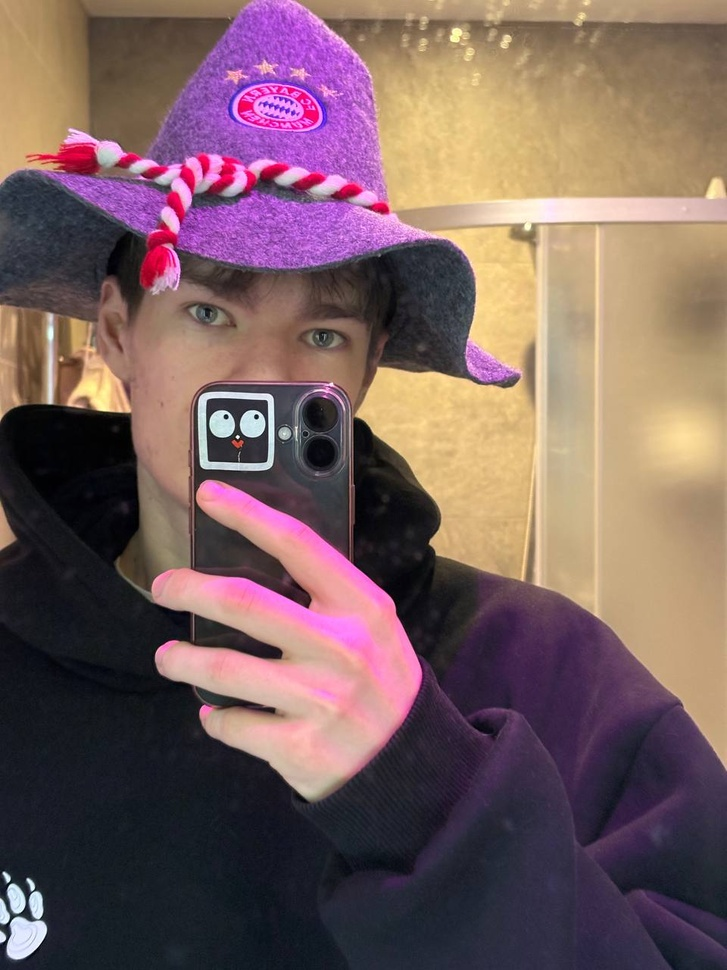
#> input picture lab2/originals/photo.jpg, 727 x 970 px, shrunk from 960 x 1280 before the run; the run also reads 1 picture not shown here
$ python main.py
#> lines starting #> are read from the running program, lines starting #| are printed output that depends on the picture
import os
import cv2
import numpy as np
import matplotlib.pyplot as plt

from typing import Any

ORIGINAL_JPG_PATH = 'originals/photo.jpg'
ORIGINAL_BMP_PATH = 'originals/photo.bmp'

class Photo:
    def __init__(self, path: str) -> None:
        self.path = path
        self.img = cv2.imread(path)
        _, self.prefix = os.path.splitext(path)

        if self.img is None:
            raise Exception(f"Couldn't find file at {path}")

        dimensions = self.img.shape
        self.height = dimensions[0]
        self.width = dimensions[1]
        self.channels = dimensions[2] if len(dimensions) == 3 else 1
        self.file_size = os.path.getsize(self.path)

    def __str__(self) -> str:
        return f"Image stats: \nHeight: {self.height}\nWidth: {self.width} \nChannels: {self.channels} \nFile size: {self.file_size}"

    def make_halftone(self) -> tuple[Any, str]:
        halftone_img = cv2.cvtColor(self.img, cv2.COLOR_BGR2GRAY)
        self.hf_img = halftone_img
        os.makedirs(f"processed/halftone/{self.prefix[1:]}", exist_ok=True)
        cv2.imwrite(f"processed/halftone/{self.prefix[1:]}/halftone{self.prefix}", halftone_img)

        return (halftone_img, f"processed/halftone/{self.prefix[1:]}/halftone{self.prefix}")

    def log_transform(self, gray_img) -> tuple[Any, str]:
        img_norm = gray_img / 255.0

        c = 255 / np.log(1 + np.max(img_norm))
        log_img = c * np.log(1 + img_norm)

        log_img = np.uint8(log_img)

        os.makedirs(f"processed/log/{self.prefix[1:]}", exist_ok=True)
        path = f"processed/log/{self.prefix[1:]}/log{self.prefix}"
        cv2.imwrite(path, log_img)

        return (log_img, path)

    def gamma_transform(self, gray_img, gamma: float) -> tuple[Any, str]:
        img_norm = gray_img / 255.0

        gamma_img = np.power(img_norm, gamma)
        gamma_img = np.uint8(gamma_img * 255)

        os.makedirs(f"processed/gamma/{self.prefix[1:]}", exist_ok=True)
        path = f"processed/gamma/{self.prefix[1:]}/gamma_{gamma}{self.prefix}"
        cv2.imwrite(path, gamma_img)

        return (gamma_img, path)

    def add_exp_noise(self, gray_img, scale: float) -> tuple[Any, str]:
        noise = np.random.exponential(scale, gray_img.shape)

        noisy_img = gray_img + noise
        noisy_img = np.clip(noisy_img, 0, 255)
        noisy_img = np.uint8(noisy_img)

        self.noise_img = noisy_img

        os.makedirs(f"processed/noise/{self.prefix[1:]}", exist_ok=True)
        path = f"processed/noise/{self.prefix[1:]}/exp_noise{self.prefix}"
        cv2.imwrite(path, noisy_img)

        return (noisy_img, path)

    def plot_histogram(self, img, title: str):
        plt.figure()
        plt.hist(img.ravel(), bins=256, range=[0,256])
        plt.title(title)
        plt.xlabel("Intensity")
        plt.ylabel("Pixels")
        plt.xlim(0, 255)
        os.makedirs(f"processed/graph/{self.prefix[1:]}", exist_ok=True)
        path = f"processed/graph/{self.prefix[1:]}/histogram.jpg"
        plt.savefig(path)

    def mean_filter(self, size: int) -> tuple[Any, str]:
        filtered = cv2.blur(self.noise_img, (size, size))

        os.makedirs(f"processed/mean_filter/{self.prefix[1:]}", exist_ok=True)
        path = f"processed/mean_filter/{self.prefix[1:]}/mean_{size}{self.prefix}"
        cv2.imwrite(path, filtered)

        return (filtered, path)

    def sharpen(self) -> tuple[Any, str]:
        matrix = np.array([[0,1,0],
                          [1,-4,1],
                          [0,1,0]])

        sharp = cv2.filter2D(self.hf_img, -1, matrix)

        os.makedirs(f"processed/sharpen/{self.prefix[1:]}", exist_ok=True)
        path = f"processed/sharpen/{self.prefix[1:]}/sharpen{self.prefix}"
        cv2.imwrite(path, sharp)

        return (sharp, path)

    def roberts(self):
        matrix_x = np.array([[1, 0],
                            [0, -1]])

        matrix_y = np.array([[0, 1],
                            [-1, 0]])

        gx = cv2.filter2D(self.hf_img, -1, matrix_x)
        gy = cv2.filter2D(self.hf_img, -1, matrix_y)

        roberts = cv2.magnitude(gx.astype(np.float32), gy.astype(np.float32))
        roberts = np.uint8(roberts)

        os.makedirs(f"processed/roberts/{self.prefix[1:]}", exist_ok=True)
        path = f"processed/roberts/{self.prefix[1:]}/roberts{self.prefix}"
        cv2.imwrite(path, roberts)
        return roberts, path

    def prewitt(self):
        matrix_x = np.array([[-1,0,1],
                            [-1,0,1],
                            [-1,0,1]])

        matrix_y = np.array([[1,1,1],
                            [0,0,0],
                            [-1,-1,-1]])

        gx = cv2.filter2D(self.hf_img, -1, matrix_x)
        gy = cv2.filter2D(self.hf_img, -1, matrix_y)

        prewitt = cv2.magnitude(gx.astype(np.float32), gy.astype(np.float32))
        prewitt = np.uint8(prewitt)

        os.makedirs(f"processed/prewitt/{self.prefix[1:]}", exist_ok=True)
        path = f"processed/prewitt/{self.prefix[1:]}/prewitt{self.prefix}"
        cv2.imwrite(path, prewitt)

        return prewitt, path

    def sobel(self):
        matrix_x = np.array([[-1, 0, 1],
                             [-2, 0, 2],
                             [-1, 0, 1]])

        matrix_y = np.array([[1, 2, 1],
                             [0, 0, 0],
                             [-1, -2, -1]])

        gx = cv2.filter2D(self.hf_img, -1, matrix_x)
        gy = cv2.filter2D(self.hf_img, -1, matrix_y)


        sobel = cv2.magnitude(gx.astype(np.float32), gy.astype(np.float32))
        sobel = np.uint8(sobel)

        os.makedirs(f"processed/sobel/{self.prefix[1:]}", exist_ok=True)
        path = f"processed/sobel/{self.prefix[1:]}/sobel{self.prefix}"
        cv2.imwrite(path, sobel)
        return sobel, path


if __name__ == "__main__":
    jpg_photo = Photo(ORIGINAL_JPG_PATH)
#> in __init__, self.img is the input picture: shape (970, 727, 3); mean B, G, R 95.3, 95.8, 121.4
    bmp_photo = Photo(ORIGINAL_BMP_PATH)

    hf_jpg, _ = jpg_photo.make_halftone()
#> in make_halftone, `halftone_img = cv2.cvtColor(self.img, cv2.COLOR_BGR2GRAY)`:
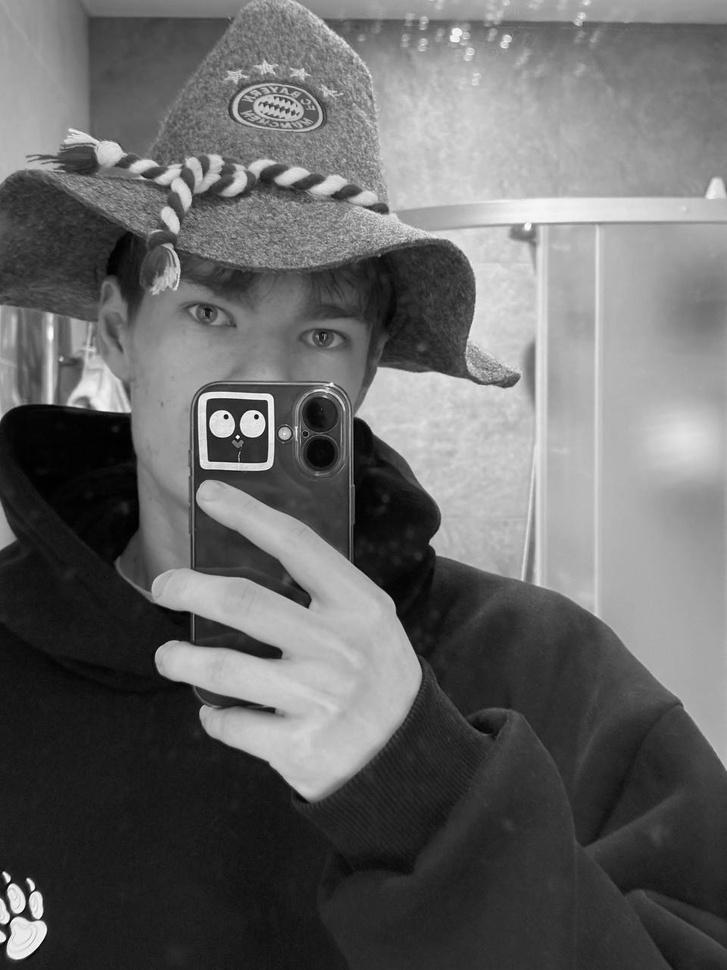
#> halftone_img: shape (970, 727); min 0, max 254, mean 103.4
    hf_bmp, _ = bmp_photo.make_halftone()

    jpg_photo.log_transform(hf_jpg)
#> in log_transform, `c = 255 / np.log(1 + np.max(img_norm))`: c = 368.9
#> in log_transform, `log_img = c * np.log(1 + img_norm)`:
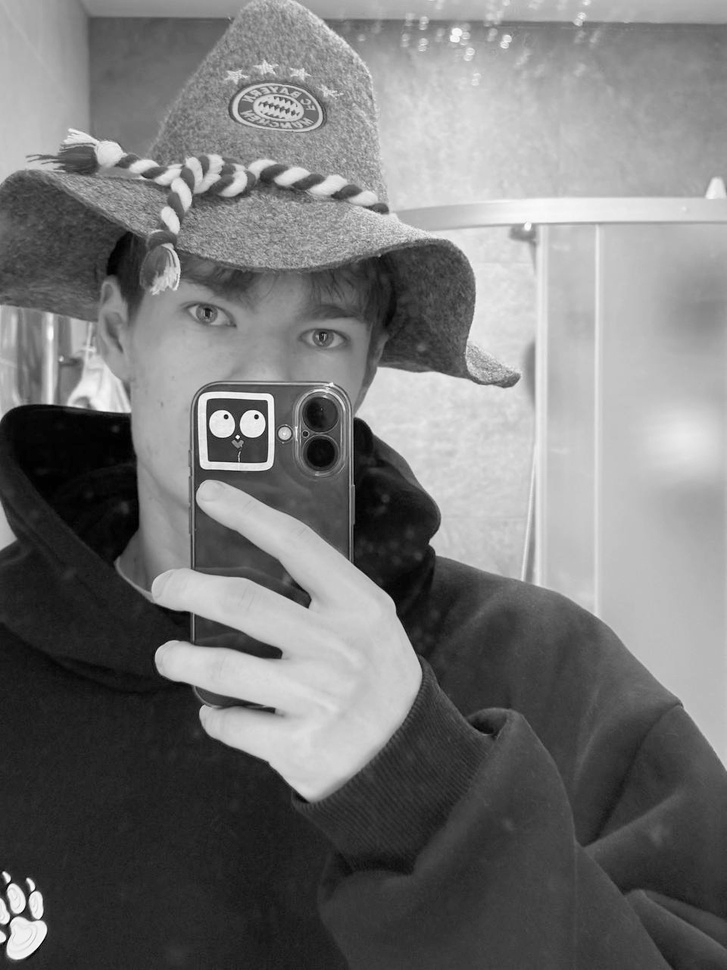
#> log_img: shape (970, 727) float64; min 0, max 255, mean 119.1
    bmp_photo.log_transform(hf_bmp)

    for gamma in [0.1, 0.45, 5]:
        bmp_photo.gamma_transform(hf_bmp, gamma)
        jpg_photo.gamma_transform(hf_jpg, gamma)
#> this loop made 3 passes
#> pass 1, in gamma_transform, `gamma_img = np.power(img_norm, gamma)`:
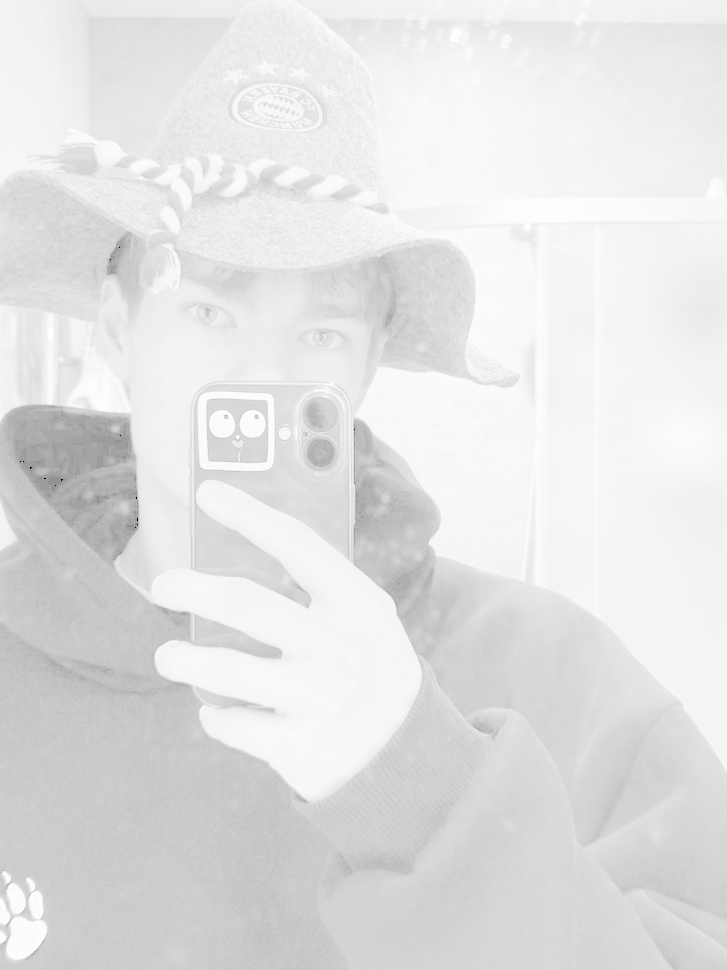
#> gamma_img: shape (970, 727) float64; min 0, max 1, mean 0.889

    # Доп задание
    # gamma01, _ = bmp_photo.gamma_transform(bmp_photo.hf_img.astype(np.float32), 0.1)
    # gamma10, _ = bmp_photo.gamma_transform(gamma01, 10)

    noise_jpg, _ = jpg_photo.add_exp_noise(hf_jpg, 20)
#> in add_exp_noise, `noisy_img = gray_img + noise`:
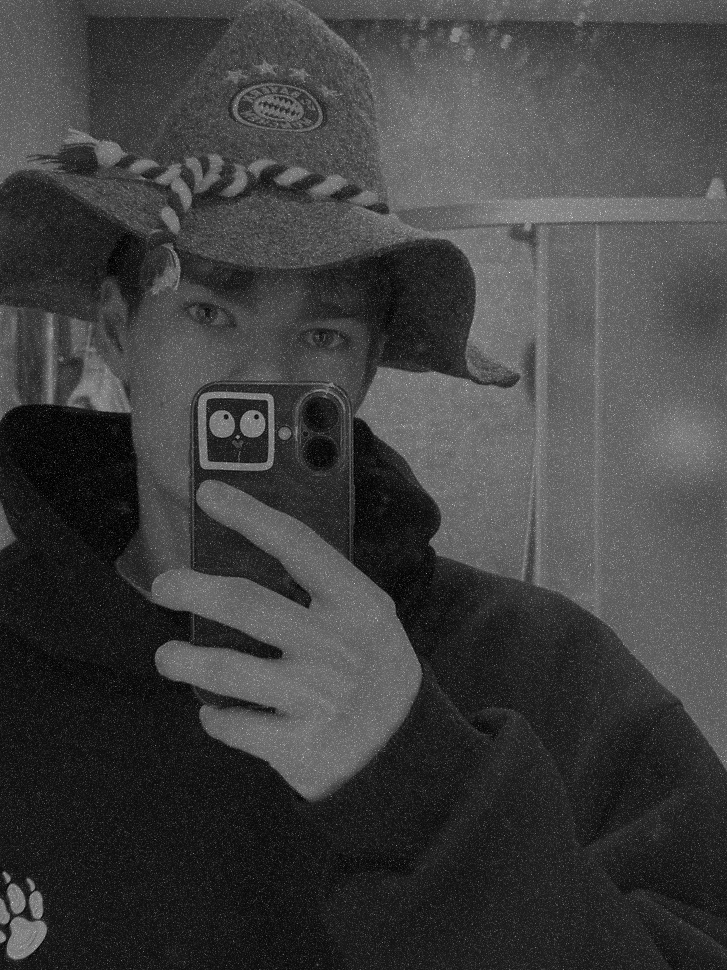
#> noisy_img: shape (970, 727) float64; min 1.02, max 487.6, mean 123.4; drawn with min black and max white
    noise_bmp, _ = bmp_photo.add_exp_noise(hf_bmp, 20)

    jpg_photo.plot_histogram(noise_jpg, 'Halftone + Noise image histogram')
    bmp_photo.plot_histogram(hf_bmp, 'Halftone image histogram')
#> call 2 of plot_histogram, with title = 'Halftone image histogram'
#> in plot_histogram (call 2), `plt.savefig(path)`:
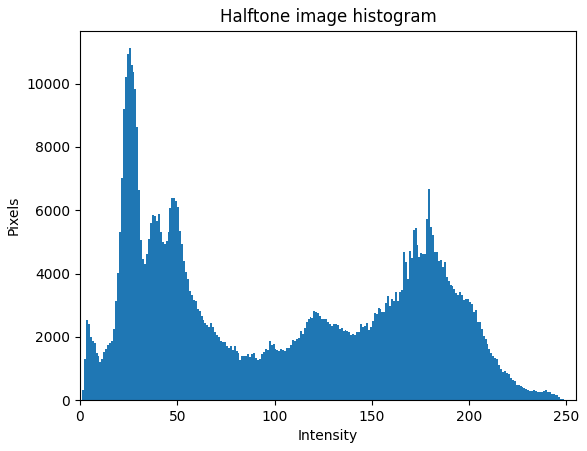
#> figure drawn by matplotlib, 1 panel; tallest bar 11121 high, from x = 25 to 26

    for k in [1, 3, 9, 15]:
        jpg_photo.mean_filter(k)
        bmp_photo.mean_filter(k)

    jpg_photo.sharpen()
    bmp_photo.sharpen()

    bmp_photo.roberts()
    bmp_photo.prewitt()
#> in prewitt, `gy = cv2.filter2D(self.hf_img, -1, matrix_y)`:
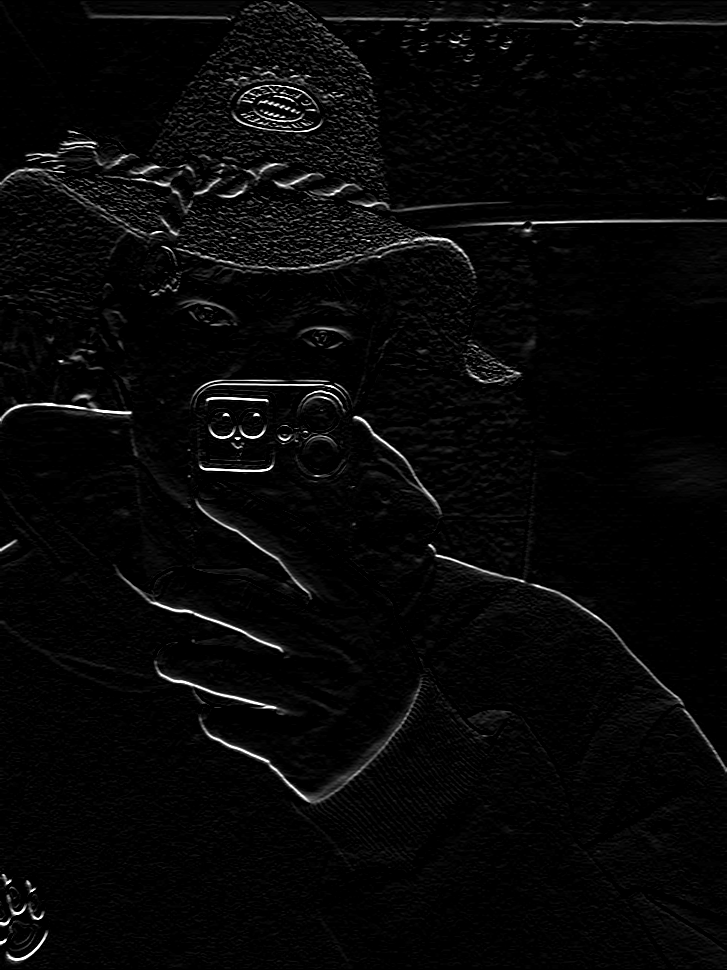
#> gy: shape (970, 727); min 0, max 255, mean 7.5
    bmp_photo.sobel()
#> in sobel, `sobel = np.uint8(sobel)`:
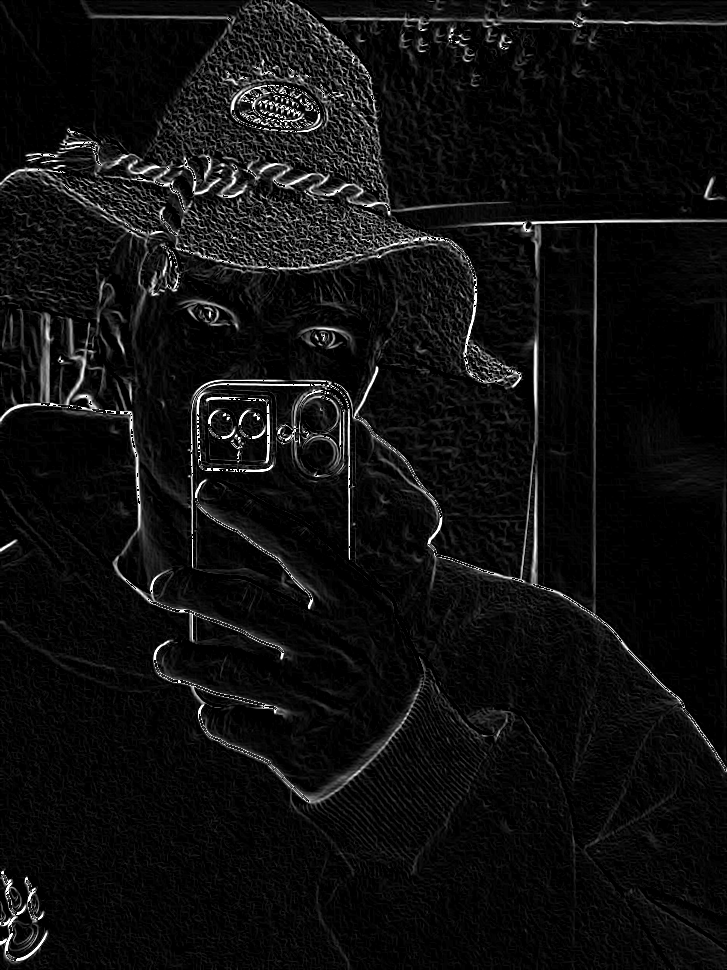
#> sobel: shape (970, 727); min 0, max 255, mean 15.5
